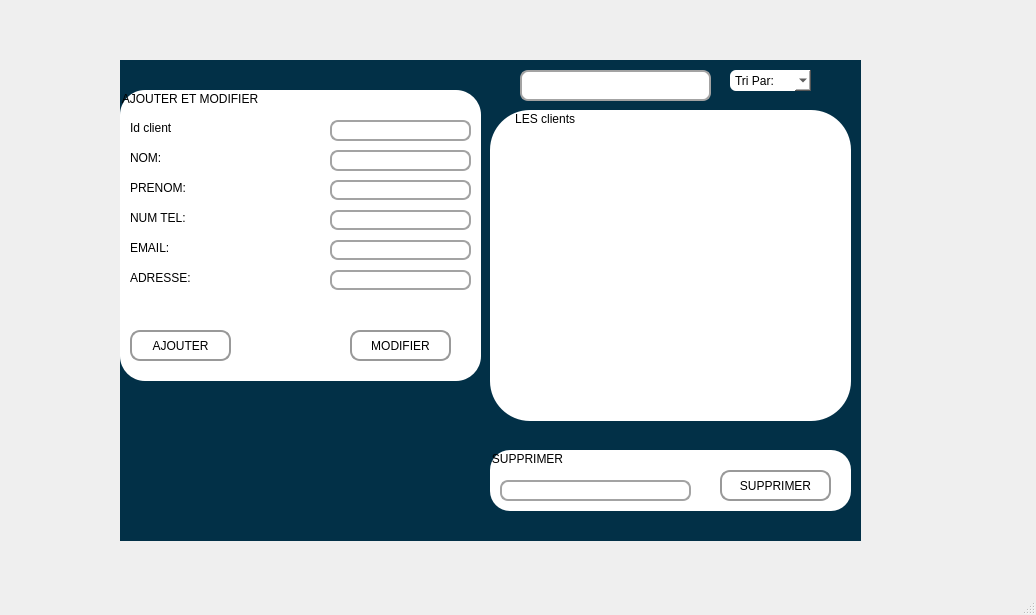
<?xml version="1.0" encoding="UTF-8"?>
<ui version="4.0">
 <class>MainWindow</class>
 <widget class="QMainWindow" name="MainWindow">
  <property name="geometry">
   <rect>
    <x>0</x>
    <y>0</y>
    <width>1036</width>
    <height>615</height>
   </rect>
  </property>
  <property name="windowTitle">
   <string>MainWindow</string>
  </property>
  <widget class="QWidget" name="centralwidget">
   <widget class="QStackedWidget" name="stackedWidget">
    <property name="geometry">
     <rect>
      <x>0</x>
      <y>0</y>
      <width>1031</width>
      <height>591</height>
     </rect>
    </property>
    <property name="currentIndex">
     <number>0</number>
    </property>
    <widget class="QWidget" name="page">
     <widget class="QStackedWidget" name="stackedWidget_2">
      <property name="geometry">
       <rect>
        <x>120</x>
        <y>60</y>
        <width>741</width>
        <height>481</height>
       </rect>
      </property>
      <property name="styleSheet">
       <string notr="true">background-color:#023047;</string>
      </property>
      <property name="currentIndex">
       <number>0</number>
      </property>
      <widget class="QWidget" name="page_6">
       <widget class="QGroupBox" name="add">
        <property name="geometry">
         <rect>
          <x>0</x>
          <y>30</y>
          <width>361</width>
          <height>291</height>
         </rect>
        </property>
        <property name="styleSheet">
         <string notr="true">font: 75 12pt &quot;System&quot;;
border-radius:25px;
background-color:white;</string>
        </property>
        <property name="title">
         <string>AJOUTER ET MODIFIER</string>
        </property>
        <widget class="QLabel" name="label_10">
         <property name="geometry">
          <rect>
           <x>10</x>
           <y>30</y>
           <width>131</width>
           <height>16</height>
          </rect>
         </property>
         <property name="text">
          <string>Id client</string>
         </property>
        </widget>
        <widget class="QLabel" name="label_11">
         <property name="geometry">
          <rect>
           <x>10</x>
           <y>60</y>
           <width>161</width>
           <height>16</height>
          </rect>
         </property>
         <property name="text">
          <string>NOM:</string>
         </property>
        </widget>
        <widget class="QLabel" name="label_12">
         <property name="geometry">
          <rect>
           <x>10</x>
           <y>90</y>
           <width>171</width>
           <height>16</height>
          </rect>
         </property>
         <property name="text">
          <string>PRENOM:</string>
         </property>
        </widget>
        <widget class="QLineEdit" name="id">
         <property name="geometry">
          <rect>
           <x>210</x>
           <y>30</y>
           <width>141</width>
           <height>21</height>
          </rect>
         </property>
         <property name="styleSheet">
          <string notr="true">
QLineEdit{
border:2px solid rgb(163, 163, 163);
/*border:	rgb(179, 179, 179);*/
border-radius:8px;
/*color:rgb(165, 165, 165);*/
padding-left:8px;
padding-right:8px;
/*background-color:rgb(255, 255, 255);*/}
QLineEdit:hover{
border:2px solid rgb(48,50,62);
border-radius:8px;
}
QLineEdit:focus{
border:2px solid rgb(163, 163, 163);
border-radius:8px;}</string>
         </property>
        </widget>
        <widget class="QLineEdit" name="tel">
         <property name="geometry">
          <rect>
           <x>210</x>
           <y>120</y>
           <width>141</width>
           <height>20</height>
          </rect>
         </property>
         <property name="styleSheet">
          <string notr="true">
QLineEdit{
border:2px solid rgb(163, 163, 163);
/*border:	rgb(179, 179, 179);*/
border-radius:8px;
/*color:rgb(165, 165, 165);*/
padding-left:8px;
padding-right:8px;
/*background-color:rgb(255, 255, 255);*/}
QLineEdit:hover{
border:2px solid rgb(48,50,62);
border-radius:8px;
}
QLineEdit:focus{
border:2px solid rgb(163, 163, 163);
border-radius:8px;}</string>
         </property>
        </widget>
        <widget class="QLineEdit" name="email">
         <property name="geometry">
          <rect>
           <x>210</x>
           <y>150</y>
           <width>141</width>
           <height>20</height>
          </rect>
         </property>
         <property name="styleSheet">
          <string notr="true">

QLineEdit{
border:2px solid rgb(163, 163, 163);
/*border:	rgb(179, 179, 179);*/
border-radius:8px;
/*color:rgb(165, 165, 165);*/
padding-left:8px;
padding-right:8px;
/*background-color:rgb(255, 255, 255);*/}
QLineEdit:hover{
border:2px solid rgb(48,50,62);
border-radius:8px;
}
QLineEdit:focus{
border:2px solid rgb(163, 163, 163);
border-radius:8px;}</string>
         </property>
        </widget>
        <widget class="QLineEdit" name="adresse">
         <property name="geometry">
          <rect>
           <x>210</x>
           <y>180</y>
           <width>141</width>
           <height>20</height>
          </rect>
         </property>
         <property name="styleSheet">
          <string notr="true">

QLineEdit{
border:2px solid rgb(163, 163, 163);
/*border:	rgb(179, 179, 179);*/
border-radius:8px;
/*color:rgb(165, 165, 165);*/
padding-left:8px;
padding-right:8px;
/*background-color:rgb(255, 255, 255);*/}
QLineEdit:hover{
border:2px solid rgb(48,50,62);
border-radius:8px;
}
QLineEdit:focus{
border:2px solid rgb(163, 163, 163);
border-radius:8px;}</string>
         </property>
        </widget>
        <widget class="QLineEdit" name="prenom">
         <property name="geometry">
          <rect>
           <x>210</x>
           <y>90</y>
           <width>141</width>
           <height>20</height>
          </rect>
         </property>
         <property name="styleSheet">
          <string notr="true">
QLineEdit{
border:2px solid rgb(163, 163, 163);
/*border:	rgb(179, 179, 179);*/
border-radius:8px;
/*color:rgb(165, 165, 165);*/
padding-left:8px;
padding-right:8px;
/*background-color:rgb(255, 255, 255);*/}
QLineEdit:hover{
border:2px solid rgb(48,50,62);
border-radius:8px;
}
QLineEdit:focus{
border:2px solid rgb(163, 163, 163);
border-radius:8px;}</string>
         </property>
        </widget>
        <widget class="QLineEdit" name="nom_2">
         <property name="geometry">
          <rect>
           <x>210</x>
           <y>60</y>
           <width>141</width>
           <height>21</height>
          </rect>
         </property>
         <property name="styleSheet">
          <string notr="true">
QLineEdit{
border:2px solid rgb(163, 163, 163);
/*border:	rgb(179, 179, 179);*/
border-radius:8px;
/*color:rgb(165, 165, 165);*/
padding-left:8px;
padding-right:8px;
/*background-color:rgb(255, 255, 255);*/}
QLineEdit:hover{
border:2px solid rgb(48,50,62);
border-radius:8px;
}
QLineEdit:focus{
border:2px solid rgb(163, 163, 163);
border-radius:8px;}</string>
         </property>
        </widget>
        <widget class="QPushButton" name="ajouter">
         <property name="geometry">
          <rect>
           <x>10</x>
           <y>240</y>
           <width>101</width>
           <height>31</height>
          </rect>
         </property>
         <property name="styleSheet">
          <string notr="true">
QPushButton{
border-style:solid;
border-width: 2px;
border-color: #999999;
border-radius: 10px;
/*background-color:rgb(58, 122, 62);*/

background-color: qlineargradient(x1: 0, y1: 0, x2: 0, y2: 1,
stop: 0 #CCCCCC, stop: 1 #AAAAAA);
}
QPushButton:hover{
background-color:#0077b6;

color:rgb(255,255,255);
 
}
QPushButton:pressed{
background-color:#0077b6;}</string>
         </property>
         <property name="text">
          <string>AJOUTER</string>
         </property>
         <property name="icon">
          <iconset>
           <normaloff>:/prefix/new/res/plus-circle.png</normaloff>:/prefix/new/res/plus-circle.png</iconset>
         </property>
        </widget>
        <widget class="QPushButton" name="modifier">
         <property name="geometry">
          <rect>
           <x>230</x>
           <y>240</y>
           <width>101</width>
           <height>31</height>
          </rect>
         </property>
         <property name="styleSheet">
          <string notr="true">
QPushButton{
border-style:solid;
border-width: 2px;
border-color: #999999;
border-radius: 10px;
/*background-color:rgb(58, 122, 62);*/

background-color: qlineargradient(x1: 0, y1: 0, x2: 0, y2: 1,
stop: 0 #CCCCCC, stop: 1 #AAAAAA);
}
QPushButton:hover{
background-color:#0077b6;

color:rgb(255,255,255);
 
}
QPushButton:pressed{
background-color:#0077b6;}</string>
         </property>
         <property name="text">
          <string>MODIFIER</string>
         </property>
         <property name="icon">
          <iconset>
           <normaloff>:/prefix/new/res/edit.png</normaloff>:/prefix/new/res/edit.png</iconset>
         </property>
        </widget>
        <widget class="QLabel" name="label_13">
         <property name="geometry">
          <rect>
           <x>10</x>
           <y>120</y>
           <width>171</width>
           <height>16</height>
          </rect>
         </property>
         <property name="text">
          <string>NUM TEL:</string>
         </property>
        </widget>
        <widget class="QLabel" name="label_14">
         <property name="geometry">
          <rect>
           <x>10</x>
           <y>150</y>
           <width>171</width>
           <height>16</height>
          </rect>
         </property>
         <property name="text">
          <string>EMAIL:</string>
         </property>
        </widget>
        <widget class="QLabel" name="label_15">
         <property name="geometry">
          <rect>
           <x>10</x>
           <y>180</y>
           <width>171</width>
           <height>16</height>
          </rect>
         </property>
         <property name="text">
          <string>ADRESSE:</string>
         </property>
        </widget>
        <zorder>label_10</zorder>
        <zorder>label_11</zorder>
        <zorder>label_12</zorder>
        <zorder>id</zorder>
        <zorder>tel</zorder>
        <zorder>email</zorder>
        <zorder>adresse</zorder>
        <zorder>prenom</zorder>
        <zorder>nom_2</zorder>
        <zorder>modifier</zorder>
        <zorder>ajouter</zorder>
        <zorder>label_13</zorder>
        <zorder>label_14</zorder>
        <zorder>label_15</zorder>
       </widget>
       <widget class="QGroupBox" name="groupBox_2">
        <property name="geometry">
         <rect>
          <x>370</x>
          <y>50</y>
          <width>361</width>
          <height>311</height>
         </rect>
        </property>
        <property name="styleSheet">
         <string notr="true">border-radius:40px;
background-color:white;font: 75 12pt &quot;System&quot;;</string>
        </property>
        <property name="title">
         <string>       LES clients</string>
        </property>
        <widget class="QTableView" name="tab_client">
         <property name="geometry">
          <rect>
           <x>10</x>
           <y>20</y>
           <width>341</width>
           <height>271</height>
          </rect>
         </property>
         <property name="styleSheet">
          <string notr="true">background-color:white;border:black;
border-radius:0px;</string>
         </property>
         <property name="frameShadow">
          <enum>QFrame::Plain</enum>
         </property>
        </widget>
        <widget class="QGroupBox" name="groupBox_3">
         <property name="geometry">
          <rect>
           <x>10</x>
           <y>389</y>
           <width>120</width>
           <height>71</height>
          </rect>
         </property>
         <property name="title">
          <string>GroupBox</string>
         </property>
        </widget>
       </widget>
       <widget class="QLineEdit" name="rechercher">
        <property name="geometry">
         <rect>
          <x>400</x>
          <y>10</y>
          <width>191</width>
          <height>31</height>
         </rect>
        </property>
        <property name="styleSheet">
         <string notr="true">
QLineEdit{
background-color:rgb(255, 255, 255);
border:2px solid rgb(163, 163, 163);
/*border:	rgb(179, 179, 179);*/
border-radius:8px;
/*color:rgb(165, 165, 165);*/
padding-left:8px;
padding-right:8px;
/*background-color:rgb(255, 255, 255);*/}
QLineEdit:hover{
border:2px solid rgb(48,50,62);
border-radius:8px;
}
QLineEdit:focus{
background-color:rgb(255, 255, 255);
border-radius:8px;}</string>
        </property>
        <property name="text">
         <string/>
        </property>
       </widget>
       <widget class="QComboBox" name="tri">
        <property name="geometry">
         <rect>
          <x>610</x>
          <y>10</y>
          <width>81</width>
          <height>21</height>
         </rect>
        </property>
        <property name="styleSheet">
         <string notr="true">background-color:white;
border-radius:6px;</string>
        </property>
        <item>
         <property name="text">
          <string>Tri Par:</string>
         </property>
        </item>
        <item>
         <property name="text">
          <string>idP</string>
         </property>
        </item>
        <item>
         <property name="text">
          <string>place</string>
         </property>
        </item>
        <item>
         <property name="text">
          <string>nomP</string>
         </property>
        </item>
       </widget>
       <widget class="QGroupBox" name="groupBox_4">
        <property name="geometry">
         <rect>
          <x>370</x>
          <y>390</y>
          <width>361</width>
          <height>61</height>
         </rect>
        </property>
        <property name="styleSheet">
         <string notr="true">font: 75 12pt &quot;System&quot;;border-radius:20px;
background-color:white;</string>
        </property>
        <property name="title">
         <string>SUPPRIMER</string>
        </property>
        <widget class="QPushButton" name="supprimer">
         <property name="geometry">
          <rect>
           <x>230</x>
           <y>20</y>
           <width>111</width>
           <height>31</height>
          </rect>
         </property>
         <property name="styleSheet">
          <string notr="true">
QPushButton{
border-style:solid;
border-width: 2px;
border-color: #999999;
border-radius: 10px;
/*background-color:rgb(58, 122, 62);*/

background-color: qlineargradient(x1: 0, y1: 0, x2: 0, y2: 1,
stop: 0 #CCCCCC, stop: 1 #AAAAAA);
}
QPushButton:hover{
background-color:#0077b6;

color:rgb(255,255,255);
 
}
QPushButton:pressed{
background-color:#0077b6;}</string>
         </property>
         <property name="text">
          <string>SUPPRIMER</string>
         </property>
         <property name="icon">
          <iconset>
           <normaloff>:/prefix/new/res/trash-2.png</normaloff>:/prefix/new/res/trash-2.png</iconset>
         </property>
        </widget>
        <widget class="QLineEdit" name="id_supp">
         <property name="geometry">
          <rect>
           <x>10</x>
           <y>30</y>
           <width>191</width>
           <height>21</height>
          </rect>
         </property>
         <property name="styleSheet">
          <string notr="true">
QLineEdit{
border:2px solid rgb(163, 163, 163);
/*border:	rgb(179, 179, 179);*/
border-radius:8px;
/*color:rgb(165, 165, 165);*/
padding-left:8px;
padding-right:8px;
/*background-color:rgb(255, 255, 255);*/}
QLineEdit:hover{
border:2px solid rgb(48,50,62);
border-radius:8px;
}
QLineEdit:focus{
border:2px solid rgb(163, 163, 163);
border-radius:8px;}</string>
         </property>
        </widget>
       </widget>
       <zorder>groupBox_2</zorder>
       <zorder>rechercher</zorder>
       <zorder>tri</zorder>
       <zorder>add</zorder>
       <zorder>groupBox_4</zorder>
      </widget>
     </widget>
    </widget>
   </widget>
  </widget>
  <widget class="QStatusBar" name="statusbar"/>
 </widget>
 <layoutdefault spacing="6" margin="11"/>
 <resources/>
 <connections/>
</ui>
